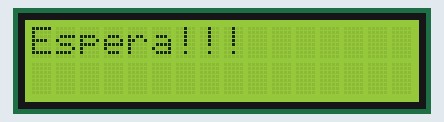
Bench run of a sketch on a simulated ESP8266 (NodeMCU). On the bench: 16×2 character LCD. WiFi joins after 1.5 s; servers stay silent unless stated; what the sketch prints to the serial monitor is not drawn.

Above: at 0.1 s.
At 2.7 s:
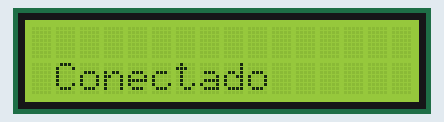

The sketch:

nodemcu_wifi_display.ino
```cpp
#include <ESP8266WiFi.h>
#include "Wire.h" // For I2C
#include "LCD.h" // For LCD
#include "LiquidCrystal_I2C.h"
String ssid     = "Ubee6122";
String password = "1409100580CERPP";

//LiquidCrystal_I2C lcd(0x27, lcdColumns, lcdRows);
LiquidCrystal_I2C lcd(0x27,2,1,0,4,5,6,7);
byte cont = 0;
byte max_intentos = 20;

void setup() {
  // Inicia Serial
  Serial.begin(115200);
  Serial.println("\n");
  //LCD
  // initialize LCD
   lcd.begin (16,2); // 16 x 2 LCD module
   lcd.setBacklightPin(3,POSITIVE); // BL, BL_POL
   lcd.setBacklight(HIGH);
   lcd.clear();
lcd.setCursor(0, 0);lcd.print("Espera!!!");

  WiFi.begin(ssid, password);
  while (WiFi.status() != WL_CONNECTED and cont < max_intentos) { //Cuenta hasta 50 si no se puede conectar lo cancela
    cont++;
    delay(500);
    Serial.print(".");

  }

Serial.println("");
delay(1000);
lcd.clear();

  if (cont < max_intentos) {  //Si se conectó
      Serial.println("****************");
      Serial.print("Conectado a la red WiFi: ");


      Serial.println(WiFi.SSID());
      Serial.print("IP: ");Serial.println(WiFi.localIP());


      Serial.print("macAdress: ");
      Serial.println(WiFi.macAddress());
      Serial.println("***************");

       lcd.setCursor(1, 1);
      lcd.print("Conectado");
  }
  else { //No se conectó
      Serial.println("------------------------------------");
      Serial.println("Error de conexion");
      Serial.println("------------------------------------");

  }
}

void loop() {

  if(WiFi.status() == WL_CONNECTED){
   lcd.setCursor(1, 1);
  lcd.print("Conectado");
    }else{
  lcd.setCursor(1, 1);
  lcd.print("SIN conexion");
    }

}
```
